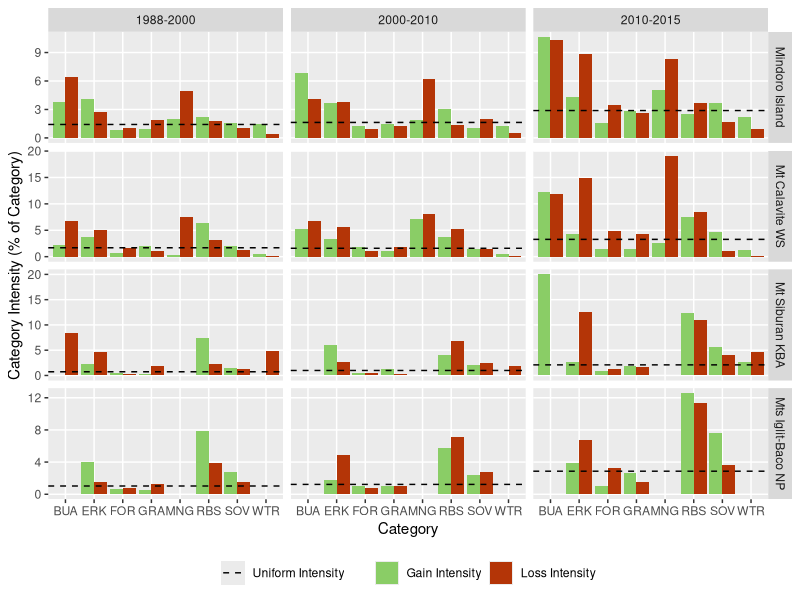

The R script that drew this image:
# Script Description --------------------
# This R script generates barplots using ggplot2 package to visualise the category-level intensity analysis of changes
# in Mindoro Island, Philippines derived from land cover classification of Landsat data for three time-intervals: 
# 1988-2000, 2000-2010, and 2010-2015. Intensity analysis was calculated using an Excel spreadsheet with a VBA macro
# (see https://sites.google.com/site/intensityanalysis/). The domain of analysis is Mindoro Island. 
#
# Script By:      Jose Don T De Alban
# Date Created:   13 Mar 2018
# Last Modified:  08 Apr 2021

# Set Working Directory -------------------
setwd("/Users/dondealban/Dropbox/Research/Mindoro/intensity analysis/")

# Load Libraries --------------------------
library(tidyverse)
library(readxl)

# Read Input Data -------------------------

# Read interval level XLSX data file, convert to data frame, and store into variable
dfMINDRg <- as.data.frame(read_excel("Category_Level_Intensity_Analysis_ALL.xlsx", sheet="Gain_Mindoro"))
dfMINDRl <- as.data.frame(read_excel("Category_Level_Intensity_Analysis_ALL.xlsx", sheet="Loss_Mindoro"))
dfMCWSg  <- as.data.frame(read_excel("Category_Level_Intensity_Analysis_ALL.xlsx", sheet="Gain_MCWS"))
dfMCWSl  <- as.data.frame(read_excel("Category_Level_Intensity_Analysis_ALL.xlsx", sheet="Loss_MCWS"))
dfMIBNPg <- as.data.frame(read_excel("Category_Level_Intensity_Analysis_ALL.xlsx", sheet="Gain_MIBNP"))
dfMIBNPl <- as.data.frame(read_excel("Category_Level_Intensity_Analysis_ALL.xlsx", sheet="Loss_MIBNP"))
dfSBRNg  <- as.data.frame(read_excel("Category_Level_Intensity_Analysis_ALL.xlsx", sheet="Gain_SBRN"))
dfSBRNl  <- as.data.frame(read_excel("Category_Level_Intensity_Analysis_ALL.xlsx", sheet="Loss_SBRN"))

# Clean and Subset Data -------------------

# 1. Select columns: include all columns except Category ID
subMINDRg <- subset(dfMINDRg, select=c(1,3:11))
subMINDRl <- subset(dfMINDRl, select=c(1,3:11))
subMCWSg  <- subset(dfMCWSg, select=c(1,3:11))
subMCWSl  <- subset(dfMCWSl, select=c(1,3:11))
subMIBNPg <- subset(dfMIBNPg, select=c(1,3:11)) 
subMIBNPl <- subset(dfMIBNPl, select=c(1,3:11))
subSBRNg  <- subset(dfSBRNg, select=c(1,3:11))
subSBRNl  <- subset(dfSBRNl, select=c(1,3:11))

# *Remove classes: MNG, BUA, WTR for specific domain of analysis
# Mts Iglit-Baco National Park
remove.list <- paste(c("MNG","BUA","WTR"), collapse='|')
subMIBNPg <- subMIBNPg %>% filter(!grepl(remove.list, subMIBNPg$Category_Name))
subMIBNPl <- subMIBNPl %>% filter(!grepl(remove.list, subMIBNPl$Category_Name))

# *Replace undefined values with 0
# Mt Siburan Key Biodiversity Area
subSBRNg[subSBRNg=="Undefined"] <- 0
subSBRNl[subSBRNl=="Undefined"] <- 0

# 2. Add Change Type column
# Mindoro Island
type1a <- rep("Gain", nrow(subMINDRg))
type2a <- rep("Loss", nrow(subMINDRl))
site1a <- rep("Mindoro Island", nrow(subMINDRg))
site2a <- rep("Mindoro Island", nrow(subMINDRl))
subMINDRg <- cbind(subMINDRg, type1a, site1a)
subMINDRl <- cbind(subMINDRl, type2a, site2a)
# Mt Calavite Wildlife Sanctuary
type1b <- rep("Gain", nrow(subMCWSg))
type2b <- rep("Loss", nrow(subMCWSl))
site1b <- rep("Mt Calavite WS", nrow(subMCWSg))
site2b <- rep("Mt Calavite WS", nrow(subMCWSl))
subMCWSg <- cbind(subMCWSg, type1b, site1b)
subMCWSl <- cbind(subMCWSl, type2b, site2b)
# Mts Iglit-Baco National Park
type1c <- rep("Gain", nrow(subMIBNPg))
type2c <- rep("Loss", nrow(subMIBNPl))
site1c <- rep("Mts Iglit-Baco NP", nrow(subMIBNPg))
site2c <- rep("Mts Iglit-Baco NP", nrow(subMIBNPl))
subMIBNPg <- cbind(subMIBNPg, type1c, site1c)
subMIBNPl <- cbind(subMIBNPl, type2c, site2c)
# Mt Siburan Key Biodiversity Area
type1d <- rep("Gain", nrow(subSBRNg))
type2d <- rep("Loss", nrow(subSBRNl))
site1d <- rep("Mt Siburan KBA", nrow(subSBRNg))
site2d <- rep("Mt Siburan KBA", nrow(subSBRNl))
subSBRNg <- cbind(subSBRNg, type1d, site1d)
subSBRNl <- cbind(subSBRNl, type2d, site2d)

# 3. Reorder columns before renaming
subMINDRg <- subMINDRg[,c(1:2,11,12,3:10)]
subMINDRl <- subMINDRl[,c(1:2,11,12,3:10)]
subMCWSg  <- subMCWSg[,c(1:2,11,12,3:10)]
subMCWSl  <- subMCWSl[,c(1:2,11,12,3:10)]
subMIBNPg <- subMIBNPg[,c(1:2,11,12,3:10)]
subMIBNPl <- subMIBNPl[,c(1:2,11,12,3:10)]
subSBRNg  <- subSBRNg[,c(1:2,11,12,3:10)]
subSBRNl  <- subSBRNl[,c(1:2,11,12,3:10)]

# 4. Change column names for easier reference
# Note the following description of category level column names
# ColA - Years of Time Interval
# ColB - Category Name
# ColC - Change Type
# ColD - Study Area/Site
# ColE - Observed Annual Loss/Gain [number of elements]
# ColF - Loss/Gain Intensity [percent of t1/t2 category]
# ColG - Uniform Intensity [percent of interval domain]
# ColH - Uniform Annual Loss/Gain [number of elements]
# ColI - Hypothesized Annual Error [number of elements]
# ColJ - Commission Intensity [percent of t1/t2 category]
# ColK - Omission Intensity [percent of t1/t2 category]
# ColL - Hypothesized t1/t2 Error [percent of interval domain]

list <- c("ColA","ColB","ColC","ColD","ColE","ColF","ColG","ColH","ColI","ColJ","ColK","ColL")
colnames(subMINDRg) <- c(list)
colnames(subMINDRl) <- c(list)
colnames(subMCWSg)  <- c(list)
colnames(subMCWSl)  <- c(list)
colnames(subMIBNPg) <- c(list)
colnames(subMIBNPl) <- c(list)
colnames(subSBRNg)  <- c(list)
colnames(subSBRNl)  <- c(list)

# 6. Combine separate Loss and Gain datasets into one dataframe
catALL <- rbind(subMINDRg, subMINDRl, subMCWSg, subMCWSl, subSBRNg, subSBRNl, subMIBNPg, subMIBNPl)

# 7. Replace "Undefined" cells as 0 and convert ColF and ColK to numeric data types
catALL <- transform(catALL, ColF = as.numeric(ColF), ColK = as.numeric(ColK))

# Generate Plots ------------------------

# Plot 1: Gain and Loss Intensities only
plotCAT <- ggplot() + geom_bar(data=catALL, aes(x=ColB, y=ColF, fill=ColC), stat="identity", position=position_dodge())
plotCAT <- plotCAT  + geom_hline(data=catALL, aes(yintercept=ColG, colour="#000000"), linetype="dashed") # Uniform line
plotCAT <- plotCAT  + facet_grid(ColD ~ ColA, scales="free_y")
plotCAT <- plotCAT  + labs(x="Category", y="Category Intensity (% of Category)")
plotCAT <- plotCAT  + scale_fill_manual(values=c("#8acd66","#b43507"), labels=c("Gain Intensity","Loss Intensity"))
plotCAT <- plotCAT  + scale_colour_manual(values=c("#000000"), labels=c("Uniform Intensity"))
plotCAT <- plotCAT  + theme(panel.grid.minor=element_blank())
plotCAT <- plotCAT  + theme(legend.position="bottom", legend.box="horizontal", legend.title=element_blank())

# Save Outputs --------------------------

# Output boxplots to a PDF file
ggsave(plotCAT, file="Category-Level-Intensity-Analysis_Mindoro_v2.pdf", width=25, height=25, units="cm", dpi=300)
